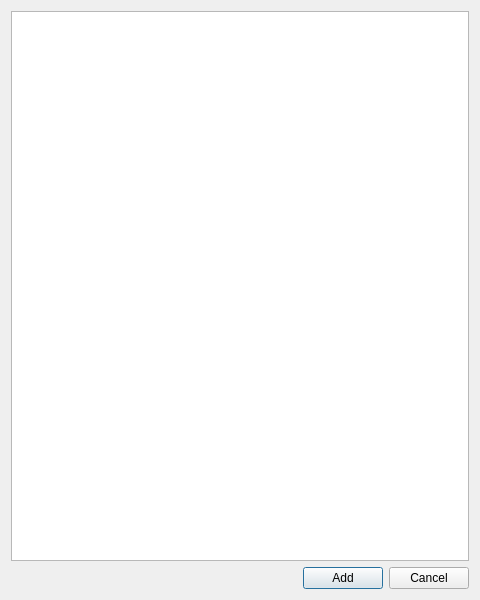
<?xml version="1.0" encoding="UTF-8"?>
<ui version="4.0">
 <class>EduGisLayersDialog</class>
 <widget class="QDialog" name="EduGisLayersDialog">
  <property name="geometry">
   <rect>
    <x>0</x>
    <y>0</y>
    <width>480</width>
    <height>600</height>
   </rect>
  </property>
  <property name="minimumSize">
   <size>
    <width>400</width>
    <height>400</height>
   </size>
  </property>
  <property name="windowTitle">
   <string>Add EduGIS Layers</string>
  </property>
  <layout class="QVBoxLayout" name="verticalLayout">
   <item>
    <widget class="QTreeWidget" name="treeWidget">
     <attribute name="headerVisible">
      <bool>false</bool>
     </attribute>
     <column>
      <property name="text">
       <string notr="true">1</string>
      </property>
     </column>
    </widget>
   </item>
   <item>
    <widget class="QWidget" name="widget" native="true">
     <layout class="QHBoxLayout" name="horizontalLayout">
      <property name="leftMargin">
       <number>0</number>
      </property>
      <property name="topMargin">
       <number>0</number>
      </property>
      <property name="rightMargin">
       <number>0</number>
      </property>
      <property name="bottomMargin">
       <number>0</number>
      </property>
      <item>
       <spacer name="horizontalSpacer">
        <property name="orientation">
         <enum>Qt::Horizontal</enum>
        </property>
        <property name="sizeHint" stdset="0">
         <size>
          <width>40</width>
          <height>20</height>
         </size>
        </property>
       </spacer>
      </item>
      <item>
       <widget class="QPushButton" name="addButton">
        <property name="text">
         <string>Add</string>
        </property>
       </widget>
      </item>
      <item>
       <widget class="QPushButton" name="cancelButton">
        <property name="text">
         <string>Cancel</string>
        </property>
        <property name="default">
         <bool>false</bool>
        </property>
       </widget>
      </item>
     </layout>
    </widget>
   </item>
  </layout>
 </widget>
 <resources/>
 <connections/>
</ui>
